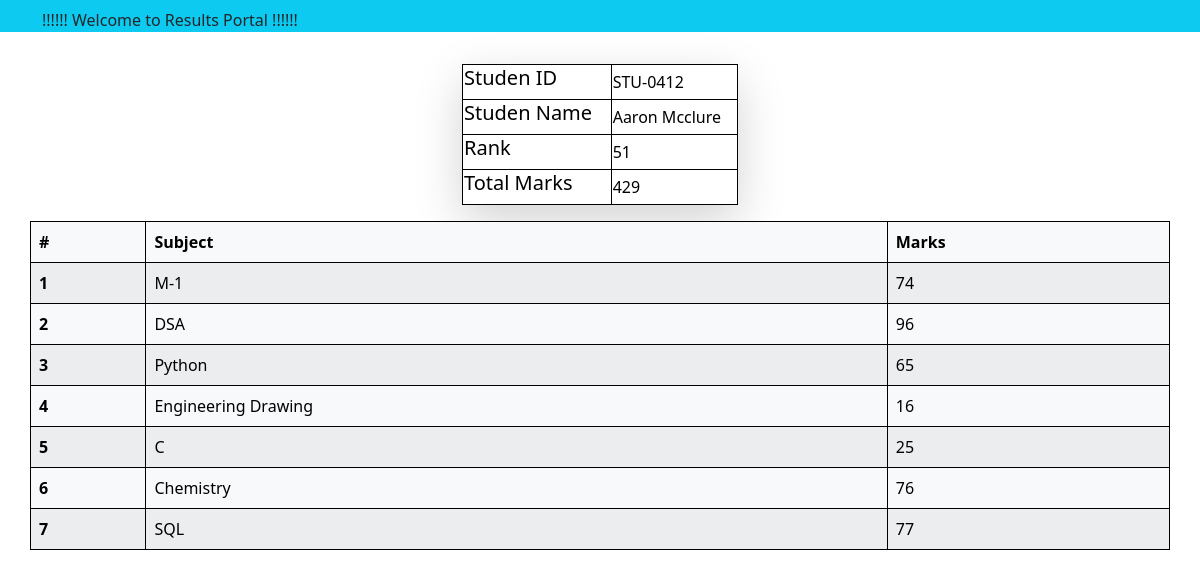
Page /see_marks/STU-0412 on the committed database.
### reports/models.py (models this page shows, shortened)
class Student(models.Model):
    student_name=models.CharField(max_length=100)
    student_email=models.EmailField(unique=True)
    student_age=models.IntegerField(default=18)
    student_address=models.CharField(max_length=100)
    student_id=models.OneToOneField(StudentID,related_name='studentid',on_delete=models.CASCADE)
    department=models.ForeignKey(Department,related_name='depart',on_delete=models.CASCADE)
    class Meta:
        ordering=['student_name']
        verbose_name='student'

class StudentID(models.Model):
    student_id=models.CharField(max_length=100)
    def __str__(self) -> str:
        return self.student_id

class SubjectMarks(models.Model):
    student=models.ForeignKey(Student,related_name='studentmarks',on_delete=models.CASCADE,null=True)
    subject=models.ForeignKey(Subject,on_delete=models.CASCADE)
    marks=models.IntegerField()
    class Meta:
        unique_together=['student','subject']

class ReportCard(models.Model):
    student=models.ForeignKey(Student,related_name='studentreportmarks',on_delete=models.CASCADE,null=True)
    date_of_report_card=models.DateField(auto_now_add=True)
    student_rank=models.IntegerField()
    class Meta:
        ordering=['student_rank','date_of_report_card']

class Subject(models.Model):
    subject_name=models.CharField(max_length=100)

### reports/views.py (the view)
# urls.py: path('see_marks/<student_id>',see_marks,name="see_marks")
def see_marks(request,student_id):
    queryset=SubjectMarks.objects.filter(student__student_id__student_id=student_id)
    students=Student.objects.filter(student_id__student_id=student_id)
    total_marks=queryset.aggregate(total_marks=Sum('marks'))
    return render(request,'reports/see_marks.html',context={'queryset':queryset,'students':students,'total_marks':total_marks})

### reports/templates/reports/see_marks.html (shortened to what this page needs)
{% extends 'base.html' %}
{% block start %}
<br>
<div class="container table w-25 ">
    <table class="container shadow-lg table-bordered">
      {% for student in students%}
      <tr>
        <td><h5>Studen ID</h5></td>
        <td>{{student.student_id}}</td>
      </tr>
      <tr>
        <td><h5>Studen Name </h5></td>
        <td>{{student.student_name}}</td>
      </tr>
      <tr>
        <td><h5>Rank</td>
        <td>{{queryset.first.student.studentreportmarks.first.student_rank}}</td>
      </tr>
      <tr>
        <td> <h5>Total Marks </h5></td>
        <td>{{total_marks.total_marks}}</td>
      </tr>
      {% endfor %}
  </table>
</div>
<table class=" container table table-striped table-light">
    <thead>
      <tr>
        <th scope="col">#</th>
        <th scope="col">Subject</th>
        <th scope="col">Marks</th>
    </thead>
    <tbody>
        {% for marks in queryset %}
        <tr>
            <th scope="row">{{forloop.counter}}</th>
            <td>{{marks.subject.subject_name}}</td>
            <td>{{marks.marks}}</td>
          </tr>
        {% endfor %}
    </tbody>
  </table>
{% endblock%}

### reports/templates/base.html (style rules this page uses)
table, th, td { border: 1px solid black; border-collapse: collapse; }

### rows in the picture
Student: student_id "STU-0412", student_name "Aaron Mcclure", total_marks "429"
SubjectMarks: first.student.studentreportmarks.first.student_rank "51", subject.subject_name "M-1", marks "74"
SubjectMarks: subject.subject_name "DSA", marks "96"
SubjectMarks: subject.subject_name "Python", marks "65"
SubjectMarks: subject.subject_name "Engineering Drawing", marks "16"
SubjectMarks: subject.subject_name "C", marks "25"
SubjectMarks: subject.subject_name "Chemistry", marks "76"
SubjectMarks: subject.subject_name "SQL", marks "77"
